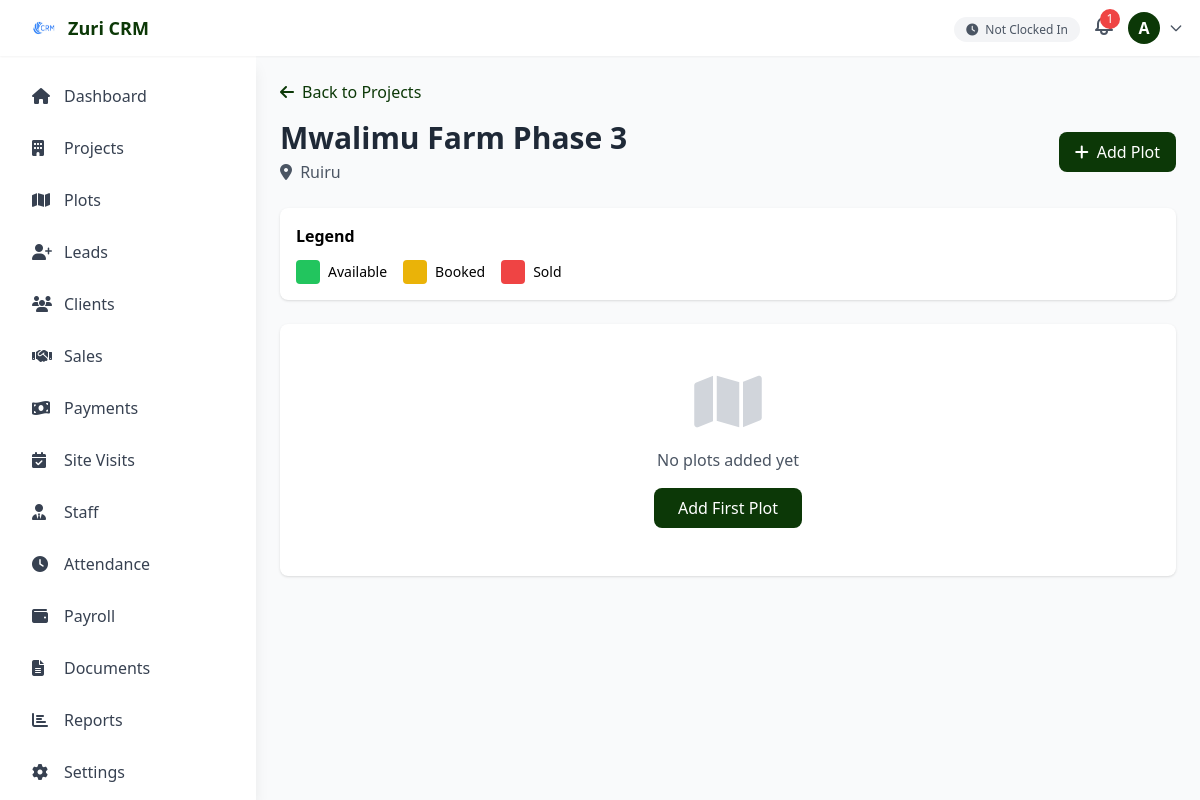
Page /plot-layout.php?project_id=2 (signed in) on the committed database.
### tables this page shows
CREATE TABLE `settings` (
  `id` int NOT NULL,
  `site_name` varchar(255) DEFAULT 'Zuri CRM',
  `primary_color` varchar(7) DEFAULT '#0C3807',
  `secondary_color` varchar(7) DEFAULT '#FF6B35',
  `contact_email` varchar(255) DEFAULT NULL,
  `contact_phone` varchar(20) DEFAULT NULL,
  `contact_address` text,
  `office_latitude` decimal(10,8) DEFAULT NULL,
  `office_longitude` decimal(11,8) DEFAULT NULL,
  `office_radius` int DEFAULT '100',
  `logo_path` varchar(255) DEFAULT '/logo.png',
  `updated_at` timestamp NOT NULL DEFAULT CURRENT_TIMESTAMP ON UPDATE CURRENT_TIMESTAMP
);

CREATE TABLE `projects` (
  `id` int NOT NULL,
  `project_name` varchar(255) NOT NULL,
  `location` varchar(255) NOT NULL,
  `total_plots` int NOT NULL,
  `description` text,
  `status` enum('active','completed','on_hold') DEFAULT 'active',
  `created_by` int NOT NULL,
  `created_at` timestamp NOT NULL DEFAULT CURRENT_TIMESTAMP,
  `updated_at` timestamp NOT NULL DEFAULT CURRENT_TIMESTAMP ON UPDATE CURRENT_TIMESTAMP
);

### config.php (called while the page is built, shortened)
<?php
try {
    $pdo = new PDO(
        "mysql:host=" . DB_HOST . ";dbname=" . DB_NAME . ";charset=utf8mb4",
        DB_USER,
        DB_PASS,
        [
            PDO::ATTR_ERRMODE => PDO::ERRMODE_EXCEPTION,
            PDO::ATTR_DEFAULT_FETCH_MODE => PDO::FETCH_ASSOC,
            PDO::ATTR_EMULATE_PREPARES => false,
        ]
    );
} catch (PDOException $e) {
    error_log("Database connection failed: " . $e->getMessage());
    die("System error. Please contact administrator.");
}
function isLoggedIn() {
    return isset($_SESSION['user_id']);
}
function getUserRole() {
    return $_SESSION['user_role'] ?? null;
}
function getUserName() {
    return $_SESSION['user_name'] ?? null;
}
function hasPermission($module, $action = 'view') {
    global $pdo;
    $role = getUserRole();
    $column = 'can_' . $action;
    $stmt = $pdo->prepare("SELECT $column FROM role_permissions WHERE role = ? AND module = ?");
    $stmt->execute([$role, $module]);
    $result = $stmt->fetch();
    return $result && $result[$column] == 1;
}
function sanitize($data) {
    return htmlspecialchars(trim($data), ENT_QUOTES, 'UTF-8');
}
function getSettings() {
    global $pdo;
    static $settings = null;
    if ($settings === null) {
        $stmt = $pdo->query("SELECT * FROM settings WHERE id = 1");
        $settings = $stmt->fetch();
    }
    return $settings;
}

### plot-layout.php (the view, shortened to what this page needs)
<?php
require_once 'config.php';
$projectId = $_GET['project_id'] ?? null;
$stmt = $pdo->prepare("SELECT * FROM projects WHERE id = ?");
$stmt->execute([$projectId]);
$project = $stmt->fetch();
$stmt = $pdo->prepare("SELECT * FROM plots WHERE project_id = ? ORDER BY plot_number");
$stmt->execute([$projectId]);
$plots = $stmt->fetchAll();
include 'includes/header.php';
?>
<div class="p-4 md:p-6 pb-20 md:pb-6">
    <div class="mb-6">
        <a href="/projects.php" class="text-primary hover:underline mb-4 inline-block">
            <i class="fas fa-arrow-left mr-2"></i>Back to Projects
        </a>
        <div class="flex flex-col md:flex-row md:items-center md:justify-between">
            <div>
                <h1 class="text-2xl md:text-3xl font-bold text-gray-800"><?php echo sanitize($project['project_name']); ?></h1>
                <p class="text-gray-600 mt-1">
                    <i class="fas fa-map-marker-alt mr-1"></i>
                    <?php echo sanitize($project['location']); ?>
                </p>
            </div>
            <?php if (hasPermission('plots', 'create')): ?>
            <button onclick="openAddPlotModal()" class="mt-4 md:mt-0 px-4 py-2 bg-primary text-white rounded-lg hover:opacity-90 transition">
                <i class="fas fa-plus mr-2"></i>Add Plot
            </button>
            <?php endif; ?>
        </div>
    </div>
    <div class="bg-white rounded-lg shadow p-4 mb-6">
        <h3 class="font-semibold mb-3">Legend</h3>
        <div class="flex flex-wrap gap-4">
            <div class="flex items-center">
                <div class="w-6 h-6 bg-green-500 rounded mr-2"></div>
                <span class="text-sm">Available</span>
            </div>
            <div class="flex items-center">
                <div class="w-6 h-6 bg-yellow-500 rounded mr-2"></div>
                <span class="text-sm">Booked</span>
            </div>
            <div class="flex items-center">
                <div class="w-6 h-6 bg-red-500 rounded mr-2"></div>
                <span class="text-sm">Sold</span>
            </div>
        </div>
    </div>
    <?php if (empty($plots)): ?>
    <div class="bg-white rounded-lg shadow p-12 text-center">
        <i class="fas fa-map text-6xl text-gray-300 mb-4"></i>
        <p class="text-gray-600 mb-4">No plots added yet</p>
        <?php if (hasPermission('plots', 'create')): ?>
        <button onclick="openAddPlotModal()" class="px-6 py-2 bg-primary text-white rounded-lg hover:opacity-90 transition">
            Add First Plot
        </button>
        <?php endif; ?>
    </div>
    <?php endif; ?>
</div>

### includes/header.php (shortened to what this page needs)
<?php
$settings = getSettings();
$userName = getUserName();
$stmt = $pdo->prepare("SELECT COUNT(*) as count FROM notifications WHERE user_id = ? AND is_read = 0");
$stmt->execute([getUserId()]);
$unreadNotifications = $stmt->fetch()['count'];
$stmt = $pdo->prepare("SELECT * FROM attendance WHERE user_id = ? AND DATE(clock_in) = CURDATE() AND clock_out IS NULL");
$stmt->execute([getUserId()]);
$isClockedIn = $stmt->fetch();
?>
<!DOCTYPE html>
<html lang="en">
<head>
    <script src="https://cdn.tailwindcss.com"></script>
    <link rel="stylesheet" href="https://cdnjs.cloudflare.com/ajax/libs/font-awesome/6.4.0/css/all.min.css">
</head>
<body class="bg-gray-50">
    <header class="bg-white shadow-sm fixed top-0 left-0 right-0 z-40">
        <div class="flex items-center justify-between px-4 py-3">
            <div class="flex items-center space-x-3">
                <div class="flex items-center space-x-2">
                    <img src="<?php echo $settings['logo_path']; ?>" alt="Logo" class="h-8 w-8">
                    <span class="font-bold text-lg hidden sm:block" style="color: var(--primary-color);">
                        <?php echo sanitize($settings['site_name']); ?>
                    </span>
                </div>
            </div>
            <div class="flex items-center space-x-3">
                <?php if (hasPermission('attendance', 'create')): ?>
                <div class="hidden sm:block">
                    <?php if ($isClockedIn): ?>
                        <span class="text-xs px-3 py-1 rounded-full bg-green-100 text-green-800 font-semibold">
                            <i class="fas fa-clock mr-1"></i> Clocked In
                        </span>
                    <?php else: ?>
                        <span class="text-xs px-3 py-1 rounded-full bg-gray-100 text-gray-600">
                            <i class="fas fa-clock mr-1"></i> Not Clocked In
                        </span>
                    <?php endif; ?>
                </div>
                <?php endif; ?>
                <div class="relative notification-container">
                    <button onclick="toggleNotifications(event)" class="relative text-gray-600 hover:text-gray-900">
                        <?php if ($unreadNotifications > 0): ?>
                            <span class="absolute -top-1 -right-1 bg-red-500 text-white text-xs rounded-full h-5 w-5 flex items-center justify-center">
                                <?php echo $unreadNotifications > 9 ? '9+' : $unreadNotifications; ?>
                            </span>
                        <?php endif; ?>
                    </button>
                </div>
                <div class="relative user-container">
                    <button onclick="toggleUserMenu(event)" class="flex items-center space-x-2">
                        <div class="w-8 h-8 rounded-full bg-primary text-white flex items-center justify-center font-semibold">
                            <?php echo strtoupper(substr($userName, 0, 1)); ?>
                        </div>
                        <svg class="w-4 h-4 text-gray-600 hidden sm:block" fill="none" stroke="currentColor" viewBox="0 0 24 24">
                            <path stroke-linecap="round" stroke-linejoin="round" stroke-width="2" d="M19 9l-7 7-7-7"></path>
                        </svg>
                    </button>
                </div>
            </div>
        </div>
    </header>
    <aside id="sidebar" class="sidebar fixed left-0 top-14 bottom-0 w-64 bg-white shadow-lg z-30 md:top-14 overflow-y-auto">
        <nav class="p-4 space-y-1">
            <a href="/dashboard.php" class="flex items-center space-x-3 px-4 py-3 rounded-lg text-gray-700 hover:bg-gray-100 <?php echo basename($_SERVER['PHP_SELF']) == 'dashboard.php' ? 'bg-gray-100 font-semibold' : ''; ?>">
                <i class="fas fa-home w-5"></i>
                <span>Dashboard</span>
            </a>
            <?php if (hasPermission('projects', 'view')): ?>
            <a href="/projects.php" class="flex items-center space-x-3 px-4 py-3 rounded-lg text-gray-700 hover:bg-gray-100 <?php echo basename($_SERVER['PHP_SELF']) == 'projects.php' ? 'bg-gray-100 font-semibold' : ''; ?>">
                <i class="fas fa-building w-5"></i>
                <span>Projects</span>
            </a>
            <?php endif; ?>
            <?php if (hasPermission('plots', 'view')): ?>
            <a href="/plots.php" class="flex items-center space-x-3 px-4 py-3 rounded-lg text-gray-700 hover:bg-gray-100 <?php echo basename($_SERVER['PHP_SELF']) == 'plots.php' ? 'bg-gray-100 font-semibold' : ''; ?>">
                <i class="fas fa-map w-5"></i>
                <span>Plots</span>
            </a>
            <?php endif; ?>
            <?php if (hasPermission('leads', 'view')): ?>
            <a href="/leads.php" class="flex items-center space-x-3 px-4 py-3 rounded-lg text-gray-700 hover:bg-gray-100 <?php echo basename($_SERVER['PHP_SELF']) == 'leads.php' ? 'bg-gray-100 font-semibold' : ''; ?>">
                <i class="fas fa-user-plus w-5"></i>
                <span>Leads</span>
            </a>
            <?php endif; ?>
            <?php if (hasPermission('clients', 'view')): ?>
            <a href="/clients.php" class="flex items-center space-x-3 px-4 py-3 rounded-lg text-gray-700 hover:bg-gray-100 <?php echo basename($_SERVER['PHP_SELF']) == 'clients.php' ? 'bg-gray-100 font-semibold' : ''; ?>">
                <i class="fas fa-users w-5"></i>
                <span>Clients</span>
            </a>
            <?php endif; ?>
            <?php if (hasPermission('sales', 'view')): ?>
            <a href="/sales.php" class="flex items-center space-x-3 px-4 py-3 rounded-lg text-gray-700 hover:bg-gray-100 <?php echo basename($_SERVER['PHP_SELF']) == 'sales.php' ? 'bg-gray-100 font-semibold' : ''; ?>">
                <i class="fas fa-handshake w-5"></i>
                <span>Sales</span>
            </a>
            <?php endif; ?>
            <?php if (hasPermission('payments', 'view')): ?>
            <a href="/payments.php" class="flex items-center space-x-3 px-4 py-3 rounded-lg text-gray-700 hover:bg-gray-100 <?php echo basename($_SERVER['PHP_SELF']) == 'payments.php' ? 'bg-gray-100 font-semibold' : ''; ?>">
                <i class="fas fa-money-bill-wave w-5"></i>
                <span>Payments</span>
            </a>
            <?php endif; ?>
            <?php if (hasPermission('site_visits', 'view')): ?>
            <a href="/site-visits.php" class="flex items-center space-x-3 px-4 py-3 rounded-lg text-gray-700 hover:bg-gray-100 <?php echo basename($_SERVER['PHP_SELF']) == 'site-visits.php' ? 'bg-gray-100 font-semibold' : ''; ?>">
                <i class="fas fa-calendar-check w-5"></i>
                <span>Site Visits</span>
            </a>
            <?php endif; ?>
            <?php if (hasPermission('users', 'view')): ?>
            <a href="/users.php" class="flex items-center space-x-3 px-4 py-3 rounded-lg text-gray-700 hover:bg-gray-100 <?php echo basename($_SERVER['PHP_SELF']) == 'users.php' ? 'bg-gray-100 font-semibold' : ''; ?>">
                <i class="fas fa-user-tie w-5"></i>
                <span>Staff</span>
            </a>
            <?php endif; ?>
            <?php if (hasPermission('attendance', 'view')): ?>
            <a href="/attendance.php" class="flex items-center space-x-3 px-4 py-3 rounded-lg text-gray-700 hover:bg-gray-100 <?php echo basename($_SERVER['PHP_SELF']) == 'attendance.php' ? 'bg-gray-100 font-semibold' : ''; ?>">
                <i class="fas fa-clock w-5"></i>
                <span>Attendance</span>
            </a>
            <?php endif; ?>
            <?php if (hasPermission('payroll', 'view')): ?>
            <a href="/payroll.php" class="flex items-center space-x-3 px-4 py-3 rounded-lg text-gray-700 hover:bg-gray-100 <?php echo basename($_SERVER['PHP_SELF']) == 'payroll.php' ? 'bg-gray-100 font-semibold' : ''; ?>">
                <i class="fas fa-wallet w-5"></i>
                <span>Payroll</span>
            </a>
            <?php endif; ?>
            <?php if (hasPermission('documents', 'view')): ?>
            <a href="/documents.php" class="flex items-center space-x-3 px-4 py-3 rounded-lg text-gray-700 hover:bg-gray-100 <?php echo basename($_SERVER['PHP_SELF']) == 'documents.php' ? 'bg-gray-100 font-semibold' : ''; ?>">
                <i class="fas fa-file-alt w-5"></i>
                <span>Documents</span>
            </a>
            <?php endif; ?>
            <?php if (hasPermission('reports', 'view')): ?>
            <a href="/reports.php" class="flex items-center space-x-3 px-4 py-3 rounded-lg text-gray-700 hover:bg-gray-100 <?php echo basename($_SERVER['PHP_SELF']) == 'reports.php' ? 'bg-gray-100 font-semibold' : ''; ?>">
                <i class="fas fa-chart-bar w-5"></i>
                <span>Reports</span>
            </a>
            <?php endif; ?>
            <?php if (hasPermission('settings', 'view')): ?>
            <a href="/settings.php" class="flex items-center space-x-3 px-4 py-3 rounded-lg text-gray-700 hover:bg-gray-100 <?php echo basename($_SERVER['PHP_SELF']) == 'settings.php' ? 'bg-gray-100 font-semibold' : ''; ?>">
                <i class="fas fa-cog w-5"></i>
                <span>Settings</span>
            </a>
            <?php endif; ?>
        </nav>
    </aside>
    <main class="pt-14 md:ml-64">

### rows in the picture
settings: logo_path (picture), site_name "Zuri CRM"
projects: project_name "Mwalimu Farm Phase 3", location "Ruiru"

### other values in the picture
$unreadNotifications "1"
substr($userName, 0, 1) "A"
